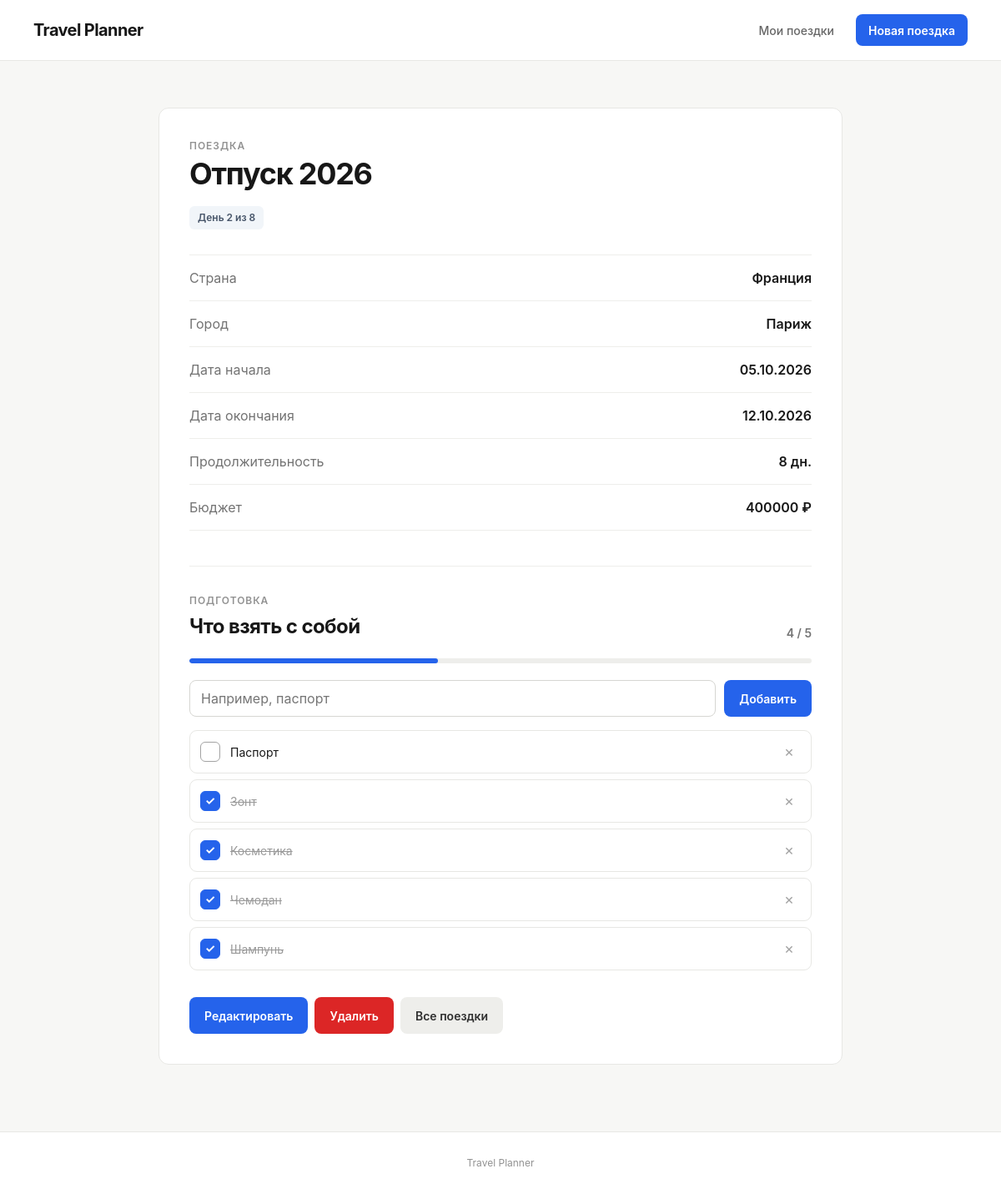
Page /trips/5/ on the committed database.
### trips/models.py (models this page shows, shortened)
class Trip(models.Model):
    title = models.CharField(
        max_length=100,
        verbose_name="Название поездки",
    )
    country = models.ForeignKey(
        Country,
        on_delete=models.PROTECT,
        related_name="trips",
        verbose_name="Страна",
    )
    city = models.ForeignKey(
        City,
        on_delete=models.PROTECT,
        related_name="trips",
        verbose_name="Город",
    )
    start_date = models.DateField(
        verbose_name="Дата начала",
    )
    end_date = models.DateField(
        verbose_name="Дата окончания",
    )
    budget = models.IntegerField(
        default=0,
        verbose_name="Бюджет",
    )
    created_at = models.DateTimeField(
        auto_now_add=True,
        verbose_name="Дата создания",
    )
    class Meta:
        ordering = ["start_date"]
        verbose_name = "Поездка"
        verbose_name_plural = "Поездки"
    @property
    def duration_days(self):
        return (self.end_date - self.start_date).days + 1
    @property
    def trip_status(self):
        from datetime import date
        today = date.today()
        if today < self.start_date:
            days_left = (self.start_date - today).days
            if days_left == 1:
                return "Завтра"
            return f"Через {days_left} дней"
        if today > self.end_date:
            return "Поездка закончена"
        current_day = (today - self.start_date).days + 1
        return f"День {current_day} из {self.duration_days}"

class Country(models.Model):
    name = models.CharField(
        max_length=100,
        unique=True,
        verbose_name="Страна",
    )
    class Meta:
        ordering = ["name"]
        verbose_name = "Страна"
        verbose_name_plural = "Страны"

class City(models.Model):
    country = models.ForeignKey(
        Country,
        on_delete=models.CASCADE,
        related_name="cities",
        verbose_name="Страна",
    )
    name = models.CharField(
        max_length=100,
        verbose_name="Город",
    )
    class Meta:
        ordering = ["name"]
        constraints = [
            models.UniqueConstraint(
                fields=["country", "name"],
                name="unique_city_per_country",
            ),
        ]
        verbose_name = "Город"
        verbose_name_plural = "Города"

class PackingItem(models.Model):
    trip = models.ForeignKey(
        Trip,
        on_delete=models.CASCADE,
        related_name="packing_items",
        verbose_name="Поездка",
    )
    name = models.CharField(
        max_length=150,
        verbose_name="Вещь",
    )
    is_packed = models.BooleanField(
        default=False,
        verbose_name="Собрано",
    )
    created_at = models.DateTimeField(
        auto_now_add=True,
    )
    class Meta:
        ordering = ["is_packed", "created_at", "id"]
        verbose_name = "Вещь"
        verbose_name_plural = "Вещи"

### trips/views.py (the view)
def trip_detail(request, pk):
    trip = get_object_or_404(
        Trip,
        pk=pk,
    )
    packing_items = trip.packing_items.all()
    total_items = packing_items.count()
    packed_items = packing_items.filter(
        is_packed=True
    ).count()
    return render(
        request,
        "trips/trip_detail.html",
        {
            "trip": trip,
            "packing_items": packing_items,
            "total_items": total_items,
            "packed_items": packed_items,
        },
    )

### trips/templates/trips/trip_detail.html (shortened to what this page needs)
{% extends "trips/base.html" %}
{% block content %}
<div class="detail-card">
    <div class="detail-header">
        <p class="detail-label">
            Поездка
        </p>
        <h1>
            {{ trip.title }}
        </h1>
        <div class="trip-status">
            {{ trip.trip_status }}
        </div>
    </div>
    <div class="detail-info">
        <div class="detail-row">
            <span>Страна</span>
            <strong>{{ trip.country.name }}</strong>
        </div>
        <div class="detail-row">
            <span>Город</span>
            <strong>{{ trip.city.name }}</strong>
        </div>
        <div class="detail-row">
            <span>Дата начала</span>
            <strong>{{ trip.start_date|date:"d.m.Y" }}</strong>
        </div>
        <div class="detail-row">
            <span>Дата окончания</span>
            <strong>{{ trip.end_date|date:"d.m.Y" }}</strong>
        </div>
        <div class="detail-row">
            <span>Продолжительность</span>
            <strong>{{ trip.duration_days }} дн.</strong>
        </div>
        <div class="detail-row">
            <span>Бюджет</span>
            <strong>{{ trip.budget }} ₽</strong>
        </div>
    </div>
    <section class="packing-section">
        <div class="packing-header">
            <div>
                <p class="detail-label">
                    Подготовка
                </p>
                <h2>
                    Что взять с собой
                </h2>
            </div>
            <div
                class="packing-progress"
                id="packing-progress">
                <span id="packing-progress-count">
                    {{ packed_items }} / {{ total_items }}
                </span>
            </div>
        </div>
        <div class="packing-progress-bar">
            <div
                class="packing-progress-fill"
                id="packing-progress-fill"
                style="width: {% if total_items %}{{ packed_items|floatformat:0 }}{% else %}0{% endif %}0%;"
            ></div>
        </div>
        <form
            method="post"
            action="{% url 'packing_item_add' trip.pk %}"
            class="packing-form"
            id="packing-add-form">
            <input
                type="text"
                name="name"
                placeholder="Например, паспорт"
                maxlength="150"
                required>
            <button
                type="submit"
                class="button">
                Добавить
            </button>
        </form>
        {% if packing_items %}
            <div
                class="packing-list"
                id="packing-list">
                {% for item in packing_items %}
                    <div
                        class="packing-item {% if item.is_packed %}is-packed{% endif %}"
                        data-item-id="{{ item.pk }}">
                        <form
                            method="post"
                            action="{% url 'packing_item_toggle' item.pk %}"
                            class="packing-toggle-form">
                            <button
                                type="submit"
                                class="packing-check"
                                aria-label="Отметить {{ item.name }}">
                                {% if item.is_packed %}
                                    <span>✓</span>
                                {% endif %}
                            </button>
                        </form>
                        <span class="packing-name">
                            {{ item.name }}
                        </span>
                        <form
                            method="post"
                            action="{% url 'packing_item_delete' item.pk %}"
                            class="packing-delete-form">
                            <button
                                type="submit"
                                class="packing-delete"
                                aria-label="Удалить {{ item.name }}">
                                ×
                            </button>
                        </form>
                    </div>
                {% endfor %}
            </div>
        {% endif %}
    </section>
    <div class="detail-actions">
        <a
            href="{% url 'trip_update' trip.pk %}"
            class="button">
            Редактировать
        </a>
        <a
            href="{% url 'trip_delete' trip.pk %}"
            class="button button-danger">
            Удалить
        </a>
        <a
            href="{% url 'trip_list' %}"
            class="button button-secondary">
            Все поездки
        </a>
    </div>
</div>
{% endblock %}

### trips/static/trips/style.css (style rules this page uses)
* { box-sizing: border-box; }
html { scroll-behavior: smooth; }
body { margin: 0; font-family: Inter, -apple-system, BlinkMacSystemFont, "Segoe UI", Arial, sans-serif; background: #f7f7f5; color: #171717; line-height: 1.5; }
a { color: inherit; text-decoration: none; }
button, input, select { font: inherit; }
.button { display: inline-flex; align-items: center; justify-content: center; min-height: 44px; padding: 0 18px; border: none; border-radius: 8px; background: #2563eb; color: #ffffff; font-size: 14px; font-weight: 600; cursor: pointer; transition: background-color 0.15s ease, transform 0.15s ease; }
.trip-status { display: inline-flex; align-items: center; min-height: 28px; padding: 0 10px; border-radius: 6px; background: #f1f5f9; color: #475569; font-size: 12px; font-weight: 600; }
.detail-card { max-width: 820px; margin: 0 auto; padding: 36px; background: #ffffff; border: 1px solid #e7e7e4; border-radius: 12px; }
.detail-header h1 { margin: 4px 0 10px; font-size: 36px; line-height: 1.15; letter-spacing: -0.035em; }
.detail-label { margin: 0; color: #929292; font-size: 12px; font-weight: 600; text-transform: uppercase; letter-spacing: 0.08em; }
.detail-info { margin-top: 30px; border-top: 1px solid #eeeeeb; }
.detail-row { display: flex; justify-content: space-between; gap: 20px; padding: 15px 0; border-bottom: 1px solid #eeeeeb; }
.detail-row span { color: #737373; }
.detail-row strong { font-weight: 600; }
.detail-header .trip-status { margin-top: 8px; }
.packing-section { margin-top: 42px; padding-top: 32px; border-top: 1px solid #eeeeeb; }
.packing-header { display: flex; align-items: flex-end; justify-content: space-between; gap: 20px; margin-bottom: 20px; }
.packing-header h2 { margin: 4px 0 0; font-size: 24px; letter-spacing: -0.025em; }
.packing-progress { color: #737373; font-size: 14px; font-weight: 600; }
.packing-form { display: flex; gap: 10px; margin-bottom: 16px; }
.packing-form input { flex: 1; min-width: 0; height: 44px; padding: 0 13px; border: 1px solid #d6d6d2; border-radius: 8px; background: #ffffff; color: #171717; outline: none; }
.packing-list { display: flex; flex-direction: column; gap: 7px; }
.packing-item { display: flex; align-items: center; width: 100%; gap: 12px; padding: 11px 12px; border: 1px solid #e7e7e4; border-radius: 9px; background: #ffffff; transition: border-color 0.15s ease, background-color 0.15s ease; }
.packing-toggle-form { display: block; flex-shrink: 0; margin: 0; }
.packing-check { display: flex; align-items: center; justify-content: center; width: 24px; height: 24px; min-width: 24px; min-height: 24px; padding: 0; border: 1.5px solid #a3a3a3; border-radius: 6px; background: #ffffff; color: #ffffff; font-size: 14px; font-weight: 700; line-height: 1; cursor: pointer; transition: background-color 0.15s ease, border-color 0.15s ease, transform 0.15s ease; }
.packing-item.is-packed .packing-check { border-color: #2563eb; background: #2563eb; }
.packing-check span { display: block; }
.packing-name { flex: 1; min-width: 0; font-size: 14px; }
.packing-item.is-packed .packing-name { color: #999999; text-decoration: line-through; }
.packing-delete-form { display: block; flex-shrink: 0; margin: 0; }
.packing-delete { display: flex; align-items: center; justify-content: center; width: 28px; height: 28px; padding: 0; border: none; border-radius: 6px; background: transparent; color: #a3a3a3; font-size: 18px; line-height: 1; cursor: pointer; transition: background-color 0.15s ease, color 0.15s ease; }
.detail-actions { display: flex; flex-wrap: wrap; gap: 8px; margin-top: 32px; }
.button-secondary { background: #eeeeeb; color: #303030; }
.button-danger { background: #dc2626; }
.packing-progress-bar { width: 100%; height: 6px; margin-bottom: 20px; overflow: hidden; border-radius: 999px; background: #eeeeeb; }
.packing-progress-fill { height: 100%; border-radius: inherit; background: #2563eb; transition: width 0.25s ease; }

### rows in the picture
Trip: title "Отпуск 2026", trip_status "День 2 из 8", country.name "Франция", city.name "Париж", start_date "05.10.2026", end_date "12.10.2026", duration_days "8", budget "400000"
PackingItem: name "Паспорт"
PackingItem: name "Зонт"
PackingItem: name "Косметика"
PackingItem: name "Чемодан"
PackingItem: name "Шампунь"

### other values in the picture
{{ packed_items }} "4"
{{ total_items }} "5"
